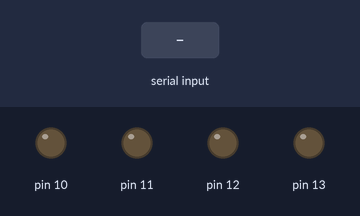
The sketch below on a simulated Arduino Uno, built with avr-gcc and run on an emulated ATmega328P. Shown: output pins drawn as LEDs (lit = HIGH). The inputs (shaded band) are chosen by the test bench.

Above: at 1.2 s.
1.3 s: "F" received over Serial
At 1.9 s:
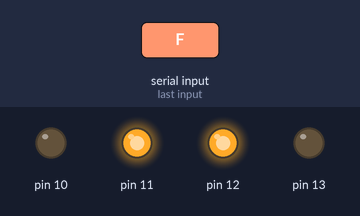
2.8 s: "B" received over Serial
At 4.0 s:
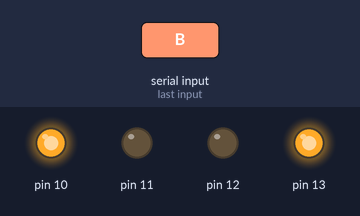
4.3 s: "R" received over Serial
At 5.4 s:
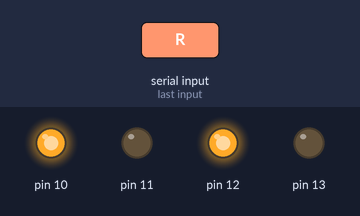
5.8 s: "L" received over Serial
At 6.5 s:
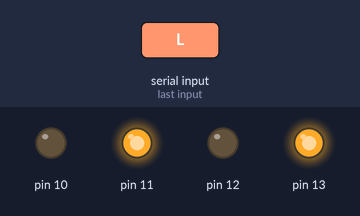
7.3 s: "S" received over Serial
At 7.7 s:
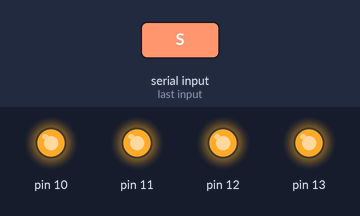
Timing chart, 0 to 9.8 s (numbered marks = the images above; inputs shaded):
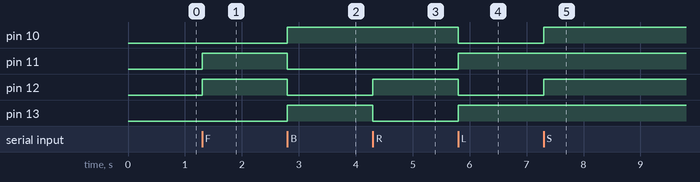

Measured:
- after the input at 1.3 s, pin 11, pin 12: LOW → HIGH at once
- after the input at 2.8 s, pin 10, pin 13: LOW → HIGH at once; pin 11, pin 12: HIGH → LOW at once
- after the input at 4.3 s, pin 12: LOW → HIGH at once; pin 13: HIGH → LOW at once
- after the input at 5.8 s, pin 10, pin 12: HIGH → LOW at once; pin 11, pin 13: LOW → HIGH at once
- after the input at 7.3 s, pin 10, pin 12: LOW → HIGH at once

The sketch:

anasistem.ino
```cpp
// motor degisken PWM CONTROL (pwmcont)//
int pwmcont ;
int pwmcont1 ;
//***********Motor Pinleri*******************//
const int motorA1 = 0xC; //IN1 SOLON
const int motorA2 = 0xD; //IN2 SOLARKA
const int motorB1 = 0xB;  //IN3 SAGON
const int motorB2 = 0xA;  //IN4 SAGARKA
//*************Setup************************//
char gelenkomut;
void setup() {
pinMode(motorA1,OUTPUT); //sol 255 öne gider
pinMode(motorA2,OUTPUT); // 255 arkaya gider
pinMode(motorB1,OUTPUT); //255 sağ öne gider
pinMode(motorB2,OUTPUT); //255 arkaya gider
Serial.begin(9600);
}
//************************************************************//
void loop() {
        if(Serial.available()) {
   gelenkomut = Serial.read();
  switch(gelenkomut) {
  case 'F':
  motoronarka(1,0,0);
  break;

  case 'B':
   motoronarka(0,1,0);
  break;

  case 'R':
   motorsagsol(1,0);
  break;
  case 'L':
   motorsagsol(0,1);
  break;

  case 'S':
    motoronarka(0,0,1);
  break;
}
  }
}
//Batem Tübitak Projesi 2022-2023
```

Motor_Sistem.ino
```cpp
void motoronarka(int ileri,int geri,int ortakstop){
  if(ileri == 1 && geri == 0 && ortakstop == 0){
    pwmcont = 0xFF;
    pwmcont1 = 0;
    }
  if(ileri == 0 && geri == 1 && ortakstop == 0){
    pwmcont = 0;
    pwmcont1 = 0xFF;
    }
  if(ortakstop == 1){
    pwmcont = 0xFF;
    pwmcont1 = 0xFF;
    }
  analogWrite(motorA1,pwmcont); analogWrite(motorA2,pwmcont1);
        analogWrite(motorB1,pwmcont);      analogWrite(motorB2,pwmcont1);
  }

void motorsagsol(int sag , int sol){
  if(sag == 1 && sol == 0){
    pwmcont = 255;
    pwmcont1 = 0;
    }
  if(sag == 0 && sol == 1){
    pwmcont = 0;
    pwmcont1 = 255;
    }
     analogWrite(motorA1,pwmcont); analogWrite(motorA2,pwmcont1);
        analogWrite(motorB1,pwmcont1);      analogWrite(motorB2,pwmcont);
  }
```
